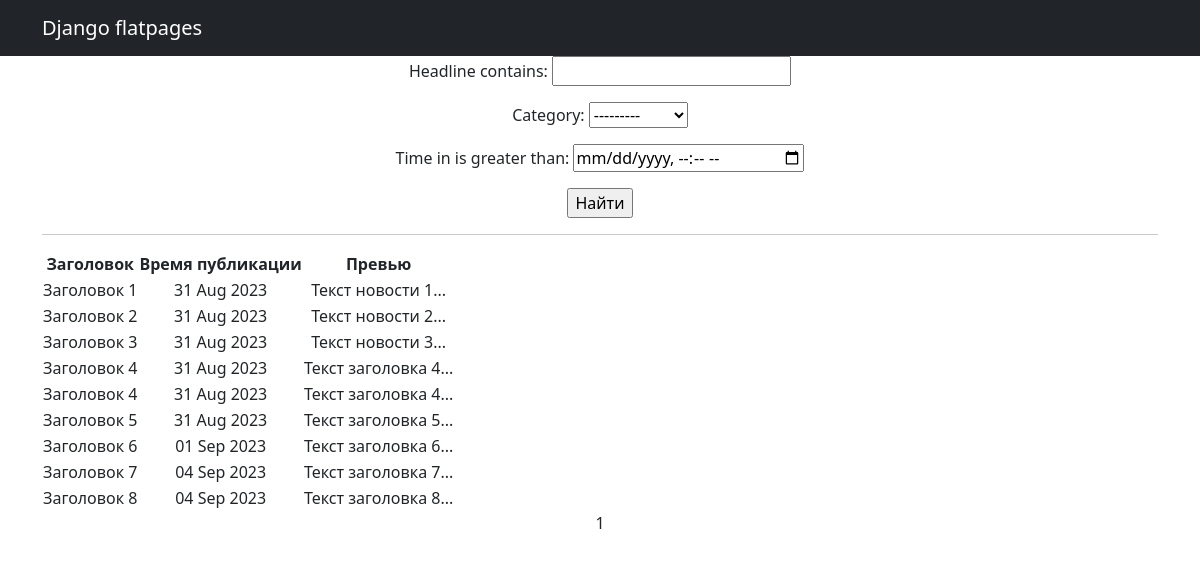
/posts/search/ (signed in), run on the app's committed database.
### NewsPortal/models.py (models this page shows, shortened)
class Post(models.Model):
	article = 'AR'
	news = 'NW'
	TYPE = [
		(article, 'Статья'),
		(news, 'Новость')
	]
	type_post = models.CharField(max_length=2, choices=TYPE, default='NW')
	time_in = models.DateTimeField(auto_now_add=True)
	headline = models.CharField(max_length=128,)
	text = models.TextField()
	rating = models.IntegerField(default=0)
	to_author = models.ForeignKey(Author, on_delete=models.CASCADE)
	category = models.ForeignKey(Category, on_delete=models.CASCADE, related_name='n', default='GEN')
	def preview(self):
		return self.text[:20] + '...'

### NewsPortal/views.py (the view)
# urls.py: path('search/', SearchResults.as_view(), name='search'),
class SearchResults(LoginRequiredMixin, ListView):
    raise_exception = True
    model = Post
    template_name = 'search.html'
    context_object_name = 'search'
    paginate_by = 50
    def get_queryset(self):
        queryset = super().get_queryset()
        self.filterset = PostFilter(self.request.GET, queryset)
        return self.filterset.qs
    def get_context_data(self, **kwargs):
        context = super().get_context_data(**kwargs)
        context['filterset'] = self.filterset
        return context

### NewsPortal/models.py (called while the page is built)
	def __str__(self):
		return self.name.title()

### templates/search.html (shortened to what this page needs)
<!DOCTYPE html>
{% extends 'flatpages/default.html' %}
{% load custom_tags %}
{% block content %}
    <form action="" method="get">
        {{ filterset.form.as_p }}
        <input type="submit" value="Найти" />
    </form>
    <hr>
    {% if search %}
        <table>
            <tr>
                <th>Заголовок</th>
                <th>Время публикации</th>
                <th>Превью</th>
            </tr>
            {% for n in search %}
            <tr>
                <td>{{ n.headline }}</td>
                <td>{{ n.time_in|date:'d M Y'  }}</td>
                <td>{{ n.preview }}</td>
            </tr>
            {% endfor %}
        </table>
    {% else %}
        <h2>Новостей нет! Вообще нет!</h2>
    {% endif %}
    {{ page_obj.number }}
{% endblock content%}

### data on the page
Post: headline "Заголовок 1", time_in "31 Aug 2023", preview "Текст новости 1..."
Post: headline "Заголовок 2", time_in "31 Aug 2023", preview "Текст новости 2..."
Post: headline "Заголовок 3", time_in "31 Aug 2023", preview "Текст новости 3..."
Post: headline "Заголовок 4", time_in "31 Aug 2023", preview "Текст заголовка 4..."
Post: headline "Заголовок 4", time_in "31 Aug 2023", preview "Текст заголовка 4..."
Post: headline "Заголовок 5", time_in "31 Aug 2023", preview "Текст заголовка 5..."
Post: headline "Заголовок 6", time_in "01 Sep 2023", preview "Текст заголовка 6..."
Post: headline "Заголовок 7", time_in "04 Sep 2023", preview "Текст заголовка 7..."
Post: headline "Заголовок 8", time_in "04 Sep 2023", preview "Текст заголовка 8..."

### other printed values
{{ page_obj.number }} "1"
